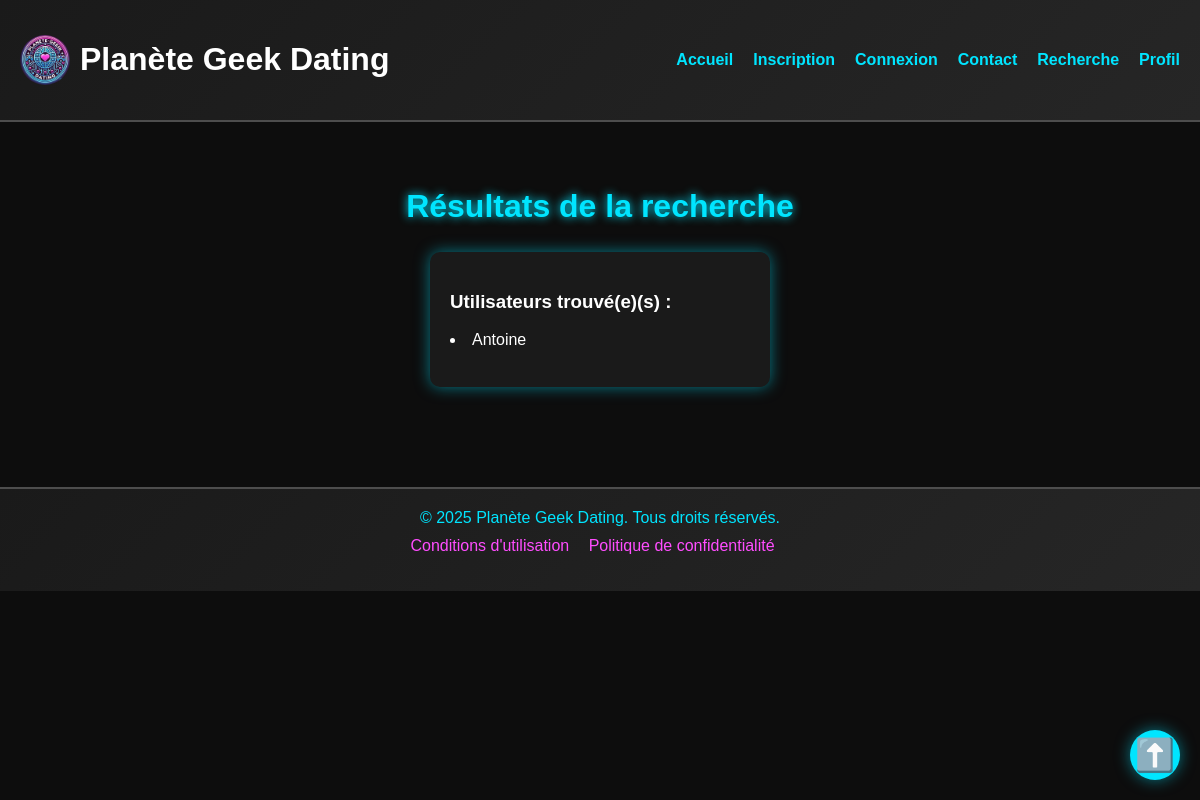
Before: /resultats with the older database file.
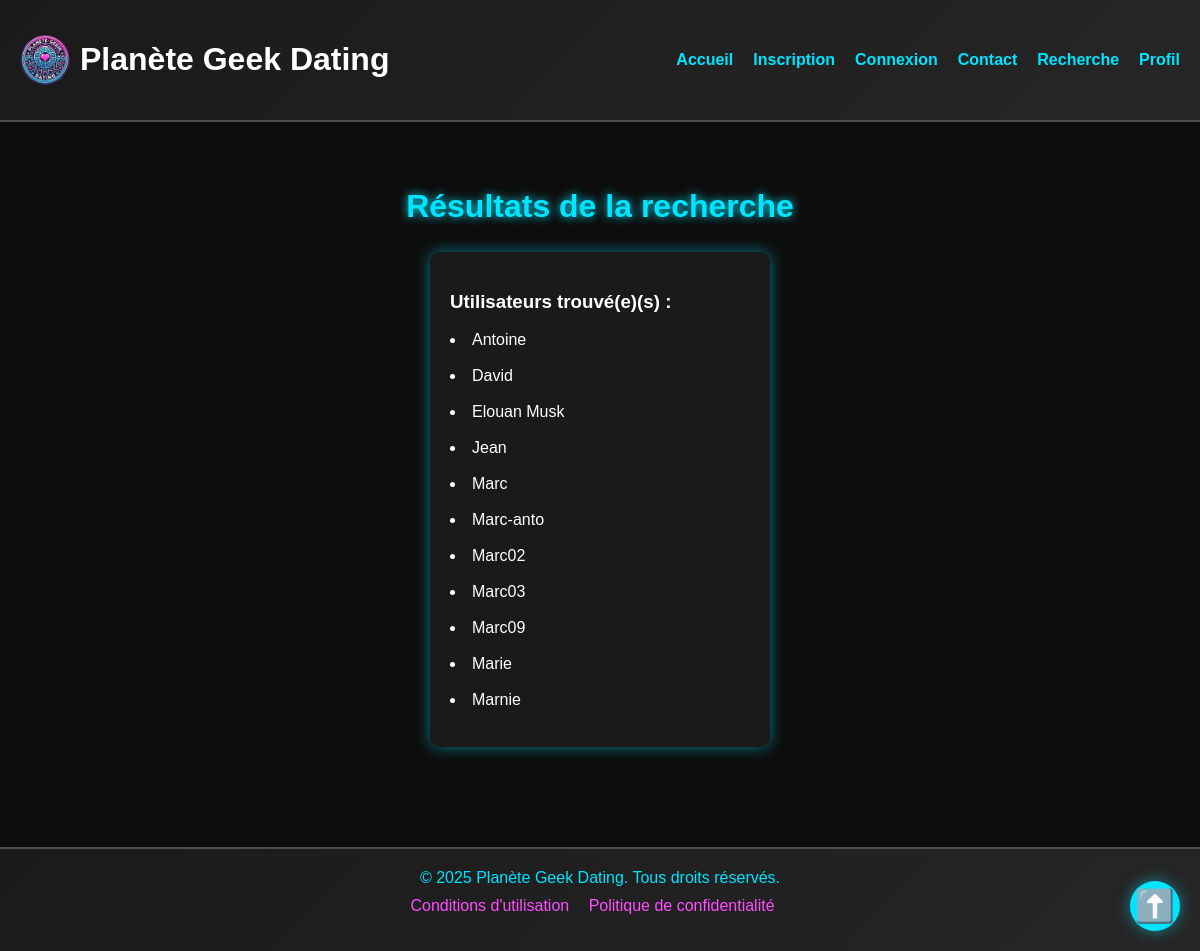
After: the same page with the newer database file.
### tables this page shows
CREATE TABLE "infos_joueur" (
	"name_id"	TEXT UNIQUE,
	"sexe"	TEXT,
	"age"	INTEGER,
	"fav_game"	TEXT,
	"screen_time_moy"	INTEGER,
	"heure_sommeil"	INTEGER,
	"addiction"	TEXT,
	"nb_douches"	INTEGER,
	"nb_ex"	INTEGER,
	"fav_soda"	TEXT,
	"fav_bonbons"	TEXT,
	"pourcent_selfcontrol"	INTEGER,
	"discord"	TEXT,
	"mdp"	TEXT UNIQUE
);

### app.py (the view, shortened to what this page needs)
@app.route('/resultats', methods=['POST', 'GET'])
def resultats():
    username = request.form.get('username')
    sexe = request.form.get('sexe')
    age = request.form.get('age')
    jeu = request.form.get('jeu')
    temps = request.form.get('temps')
    addiction = request.form.get('addiction')
    douches = request.form.get('douches')
    exs = request.form.get('exs')
    soda = request.form.get('soda')
    bonbon = request.form.get('bonbon')
    selfcontrol = request.form.get('selfcontrol')
    discord = request.form.get('discord')
    sommeil = request.form.get('sommeil')
    conn = get_db_connection(DATABASE)
    curseur = conn.cursor()
    conditions = []
    params = []
    if sexe:
        conditions.append("sexe = ?")
        params.append(sexe)
    if jeu:
        conditions.append("fav_game = ?")
        params.append(jeu)
    if addiction:
        conditions.append("addiction = ?")
        params.append(addiction)
    if douches:
        conditions.append("nb_douches = ?")
        params.append(douches)
    if exs:
        conditions.append("nb_ex = ?")
        params.append(exs)
    if soda:
        conditions.append("fav_soda = ?")
        params.append(soda)
    if bonbon:
        conditions.append("fav_bonbons = ?")
        params.append(bonbon)
    if selfcontrol:
        conditions.append("pourcent_selfcontrol = ?")
        params.append(selfcontrol)
    if discord:
        conditions.append("discord = ?")
        params.append(discord)
    if sommeil:
        conditions.append("heure_sommeil = ?")
        params.append(sommeil)
    if username:
        conditions.append("name_id = ?")
        params.append(username)
    query = "SELECT name_id FROM infos_joueur"
    if conditions:
        query += " WHERE " + " OR ".join(conditions)
    print("Requête SQL :", query)
    print("Paramètres :", params)
    curseur.execute(query, params)
    data = [row[0] for row in curseur.fetchall()]
    conn.commit()
    conn.close()
    return render_template('resultats.html', data=data)

### app.py (called while the page is built)
def get_db_connection(DATABASE):
    conn = sqlite3.connect(DATABASE)
    conn.row_factory = sqlite3.Row
    return conn

### templates/resultats.html (shortened to what this page needs)
<!DOCTYPE html>
<html lang="fr">
<head>
    <link rel="stylesheet" href="{{ url_for('static', filename='styles.css') }}">
</head>
<body id="top">
    <header>
        <div class="logo">
            <img src="{{url_for('static', filename='logo circulaire.webp')}}" alt="Logo Planète Geek Dating">
            <h1><a class="home_button" href="{{url_for('index')}}">Planète Geek Dating</a></h1>
        </div>
        <nav>
            <ul>
                <li><a href="{{url_for('index')}}">Accueil</a></li>
                <li><a href="{{url_for('index', section='signup')}}">Inscription</a></li>
                <li><a href="{{url_for('Connexion')}}">Connexion</a></li>
                <li><a href="{{url_for('Contacts')}}">Contact</a></li>
                <li><a href="{{url_for('recherche')}}">Recherche</a></li>
                <li><a href="{{url_for('profil')}}">Profil</a></li>
            </ul>
        </nav>
    </header>
    <main>
        <section id="results">
            <h2>Résultats de la recherche</h2>
            <div class="profile-list">
                <div class="profile-card">
                    <h3>Utilisateurs trouvé(e)(s) :</h3>
            {% for pseudo in data %}
            <li>
                <a class="linkin" href="{{ url_for('profil_user_', username=pseudo) }}">{{ pseudo }}</a>
                <br>
                <br>
            </li>
            {% endfor %}
                </div>
            </div>
        </section>
    </main>
    <footer>
        <p>&copy; 2025 Planète Geek Dating. Tous droits réservés.</p>
        <ul>
            <li><a href="#terms">Conditions d'utilisation</a></li>
            <li><a href="#privacy">Politique de confidentialité</a></li>
        </ul>
    </footer>
    <a href="#top" class="back-to-top" aria-label="Remonter en haut">⬆️</a>
</body>
</html>

### static/styles.css (style rules this page uses)
:root { --primary-color: #00e5ff; --secondary-color: #ff4dff; --bg-color: #0d0d0d; --text-color: #ffffff; }
body { font-family: 'Arial', sans-serif; margin: 0; padding: 0; background-color: var(--bg-color); color: var(--text-color); }
.back-to-top { position: fixed; bottom: 20px; right: 20px; width: 50px; height: 50px; background-color: var(--primary-color); color: var(--bg-color); text-align: center; line-height: 50px; font-size: 2rem; border-radius: 50%; box-shadow: 0 0 15px rgba(0, 229, 255, 0.5); text-decoration: none; transition: all 0.3s ease; }
.profile-card { background-color: #1a1a1a; padding: 20px; border-radius: 10px; box-shadow: 0 0 15px rgba(0, 229, 255, 0.5); width: 300px; color: var(--text-color); text-align: left; transition: transform 0.3s ease, box-shadow 0.3s ease; }
.profile-list { display: flex; flex-wrap: wrap; gap: 20px; justify-content: center; }
.home_button, .home_button:visited, .home_button:hover, .home_button:focus { color: white; text-decoration: none; }
header { background: linear-gradient(135deg, #1a1a1a, #262626); padding: 20px; display: flex; justify-content: space-between; align-items: center; border-bottom: 2px solid #4d4d4d; }
header .logo { display: flex; align-items: center; }
header .logo img { height: 50px; margin-right: 10px; border-radius: 50%; object-fit: cover; }
header nav ul { list-style-type: none; margin: 0; padding: 0; display: flex; gap: 20px; }
header nav ul li a { color: #00e5ff; text-decoration: none; font-weight: bold; transition: color 0.3s; }
main { padding: 40px 20px; text-align: center; }
main section { margin-bottom: 60px; }
main h2 { font-size: 2rem; color: #00e5ff; text-shadow: 0 0 10px #00e5ff; }
footer { background: linear-gradient(135deg, #1a1a1a, #262626); padding: 20px; text-align: center; border-top: 2px solid #4d4d4d; }
footer p { margin: 0; color: #00e5ff; }
footer ul { list-style-type: none; padding: 0; margin-top: 10px; }
footer ul li { display: inline; margin-right: 15px; }
footer ul li a { color: #ff4dff; text-decoration: none; transition: color 0.3s; }
.linkin { color: white; text-decoration: none; font-size: 15; }

Changed rows visible on the page:
added infos_joueur: name "David"
added infos_joueur: name "Elouan Musk"
added infos_joueur: name "Jean"
added infos_joueur: name "Marc"
added infos_joueur: name "Marc-anto"
added infos_joueur: name "Marc02"
added infos_joueur: name "Marc03"
added infos_joueur: name "Marc09"
added infos_joueur: name "Marie"
added infos_joueur: name "Marnie"
